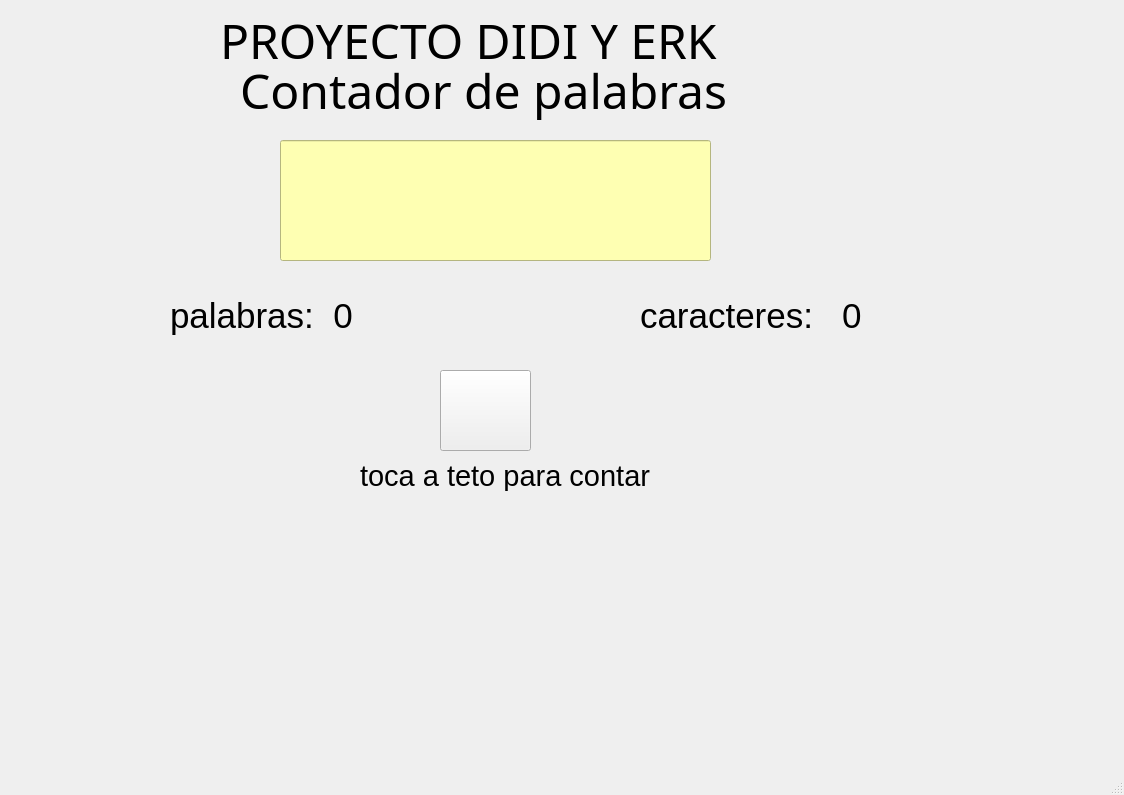
<?xml version="1.0" encoding="UTF-8"?>
<ui version="4.0">
 <class>MainWindow</class>
 <widget class="QMainWindow" name="MainWindow">
  <property name="geometry">
   <rect>
    <x>0</x>
    <y>0</y>
    <width>1124</width>
    <height>795</height>
   </rect>
  </property>
  <property name="font">
   <font>
    <pointsize>28</pointsize>
    <underline>true</underline>
    <strikeout>false</strikeout>
   </font>
  </property>
  <property name="windowTitle">
   <string>MainWindow</string>
  </property>
  <widget class="QWidget" name="centralwidget">
   <widget class="QLineEdit" name="edtCaracteres">
    <property name="geometry">
     <rect>
      <x>280</x>
      <y>140</y>
      <width>431</width>
      <height>121</height>
     </rect>
    </property>
    <property name="whatsThis">
     <string>&lt;html&gt;&lt;head/&gt;&lt;body&gt;&lt;p&gt;&lt;span style=&quot; font-size:48pt; color:#ff557f; vertical-align:super;&quot;&gt;t4rvg &lt;/span&gt;&lt;/p&gt;&lt;/body&gt;&lt;/html&gt;</string>
    </property>
    <property name="styleSheet">
     <string notr="true">background-color: rgb(254, 255, 178);
border-top-color: qlineargradient(spread:pad, x1:0, y1:0, x2:1, y2:0, stop:0 rgba(0, 0, 0, 255), stop:1 rgba(255, 255, 255, 255));
border-color: qlineargradient(spread:pad, x1:0, y1:0, x2:0, y2:1, stop:0 rgba(0, 0, 0, 255), stop:0.33 rgba(0, 0, 0, 255), stop:0.34 rgba(255, 30, 30, 255), stop:0.66 rgba(255, 0, 0, 255), stop:0.67 rgba(255, 255, 0, 255), stop:1 rgba(255, 255, 0, 255));
font: 22pt &quot;Segoe UI Variable Text&quot;;</string>
    </property>
    <property name="text">
     <string/>
    </property>
    <property name="alignment">
     <set>Qt::AlignLeading|Qt::AlignLeft|Qt::AlignTop</set>
    </property>
   </widget>
   <widget class="QLabel" name="label">
    <property name="geometry">
     <rect>
      <x>240</x>
      <y>30</y>
      <width>521</width>
      <height>121</height>
     </rect>
    </property>
    <property name="font">
     <font>
      <family>Yu Gothic UI Light</family>
      <pointsize>36</pointsize>
      <underline>false</underline>
     </font>
    </property>
    <property name="text">
     <string>Contador de palabras</string>
    </property>
   </widget>
   <widget class="QLabel" name="tvPalabras">
    <property name="geometry">
     <rect>
      <x>170</x>
      <y>270</y>
      <width>231</width>
      <height>91</height>
     </rect>
    </property>
    <property name="font">
     <font>
      <pointsize>26</pointsize>
      <underline>false</underline>
     </font>
    </property>
    <property name="text">
     <string>palabras:  0</string>
    </property>
   </widget>
   <widget class="QLabel" name="tvCaracteres">
    <property name="geometry">
     <rect>
      <x>640</x>
      <y>250</y>
      <width>291</width>
      <height>131</height>
     </rect>
    </property>
    <property name="font">
     <font>
      <pointsize>26</pointsize>
      <underline>false</underline>
     </font>
    </property>
    <property name="text">
     <string>caracteres:   0</string>
    </property>
   </widget>
   <widget class="QPushButton" name="btnContar">
    <property name="geometry">
     <rect>
      <x>440</x>
      <y>370</y>
      <width>91</width>
      <height>81</height>
     </rect>
    </property>
    <property name="font">
     <font>
      <pointsize>12</pointsize>
      <weight>75</weight>
      <bold>true</bold>
     </font>
    </property>
    <property name="text">
     <string/>
    </property>
    <property name="icon">
     <iconset>
      <normaloff>../../Downloads/boton pera.jpg</normaloff>../../Downloads/boton pera.jpg</iconset>
    </property>
    <property name="iconSize">
     <size>
      <width>80</width>
      <height>80</height>
     </size>
    </property>
   </widget>
   <widget class="QLabel" name="label_2">
    <property name="geometry">
     <rect>
      <x>360</x>
      <y>460</y>
      <width>301</width>
      <height>31</height>
     </rect>
    </property>
    <property name="font">
     <font>
      <pointsize>22</pointsize>
      <underline>false</underline>
     </font>
    </property>
    <property name="text">
     <string>toca a teto para contar</string>
    </property>
   </widget>
   <widget class="QLabel" name="label_3">
    <property name="geometry">
     <rect>
      <x>790</x>
      <y>-60</y>
      <width>301</width>
      <height>251</height>
     </rect>
    </property>
    <property name="text">
     <string/>
    </property>
    <property name="pixmap">
     <pixmap>../../Downloads/gyaru.jpg</pixmap>
    </property>
    <property name="scaledContents">
     <bool>true</bool>
    </property>
   </widget>
   <widget class="QLabel" name="label_4">
    <property name="geometry">
     <rect>
      <x>220</x>
      <y>-20</y>
      <width>701</width>
      <height>121</height>
     </rect>
    </property>
    <property name="font">
     <font>
      <family>Yu Gothic UI Light</family>
      <pointsize>36</pointsize>
      <underline>false</underline>
     </font>
    </property>
    <property name="text">
     <string>PROYECTO DIDI Y ERK</string>
    </property>
   </widget>
  </widget>
  <widget class="QMenuBar" name="menubar">
   <property name="geometry">
    <rect>
     <x>0</x>
     <y>0</y>
     <width>1124</width>
     <height>26</height>
    </rect>
   </property>
  </widget>
  <widget class="QStatusBar" name="statusbar"/>
 </widget>
 <resources/>
 <connections/>
</ui>
